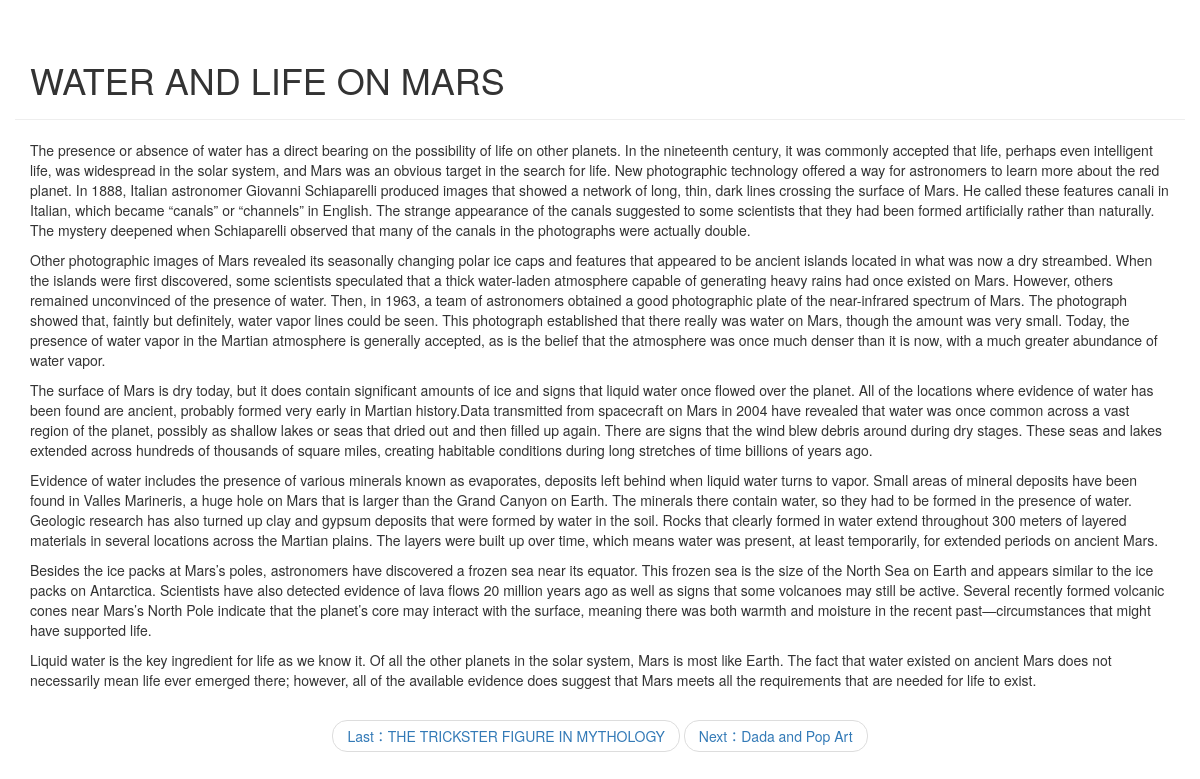
Screenshot of /blog/detail/140 with the database file from the repository.
### blog/models.py (models this page shows, shortened)
class Article(models.Model):
    article_id = models.AutoField(primary_key=True)
    title = models.TextField()
    brief_content = models.TextField()
    content = models.TextField()
    publish_date = models.DateTimeField(auto_now=True)

### blog/views.py (the view)
# urls.py: path('detail/<int:article_id>', blog.views.get_detail_page)
def get_detail_page(request, article_id):
    all_article = Article.objects.all()
    curr_article = None
    previous_index = 0
    next_index = 0
    previous_article = None
    next_article = None
    for index, article in enumerate(all_article):
        if index == 0:
            previous_index = 0
            next_index = index + 1
        elif index == len(all_article) - 1:
            previous_index = index - 1
            next_index = index
        else:
            previous_index = index - 1
            next_index = index + 1
        if article.article_id == article_id:
            curr_article = article
            previous_article = all_article[previous_index]
            next_article = all_article[next_index]
            break
    section_list = curr_article.content.split('\n')
    return render(request, 'blog/detail.html',
                  {
                      'curr_article': curr_article,
                      'section_list': section_list,
                      'previous_article': previous_article,
                      'next_article': next_article
                  }
                  )

### blog/templates/blog/detail.html (shortened to what this page needs)
<!DOCTYPE html>
<html lang="en">
<head>
    <link rel="stylesheet" href="https://cdn.jsdelivr.net/npm/bootstrap@3.3.7/dist/css/bootstrap.min.css"
>
</head>
<body>
<div class="container page-header">
    <h1>{{ curr_article.title }}
    </h1>
</div>
<div class="container body-main">
    <div>
        {% for section in section_list %}
        <p>{{ section }}</p>
        {% endfor %}
    </div>
</div>
<div>
    <nav aria-label="...">
  <ul class="pager">
    <li><a href="/blog/detail/{{ previous_article.article_id }}">Last：{{ previous_article.title }}</a></li>
    <li><a href="/blog/detail/{{ next_article.article_id }}">Next：{{ next_article.title }}</a></li>
  </ul>
</nav>
</div>
</body>
</html>

### rows the page displays
Article: title "WATER AND LIFE ON MARS"
Article: title "THE TRICKSTER FIGURE IN MYTHOLOGY"
Article: title "Dada and Pop Art"
